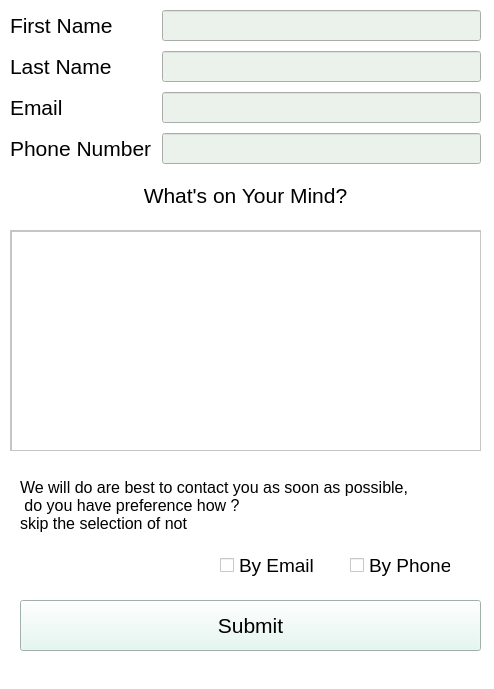
<?xml version="1.0" encoding="UTF-8"?>
<ui version="4.0">
 <class>contactWindow</class>
 <widget class="QMainWindow" name="contactWindow">
  <property name="geometry">
   <rect>
    <x>0</x>
    <y>0</y>
    <width>494</width>
    <height>689</height>
   </rect>
  </property>
  <property name="windowTitle">
   <string>MainWindow</string>
  </property>
  <property name="styleSheet">
   <string notr="true">background-color: white</string>
  </property>
  <widget class="QWidget" name="centralwidget">
   <widget class="QWidget" name="formLayoutWidget">
    <property name="geometry">
     <rect>
      <x>10</x>
      <y>10</y>
      <width>471</width>
      <height>161</height>
     </rect>
    </property>
    <layout class="QFormLayout" name="formLayout">
     <property name="rowWrapPolicy">
      <enum>QFormLayout::WrapLongRows</enum>
     </property>
     <property name="horizontalSpacing">
      <number>10</number>
     </property>
     <property name="verticalSpacing">
      <number>10</number>
     </property>
     <item row="0" column="0">
      <widget class="QLabel" name="label">
       <property name="font">
        <font>
         <pointsize>16</pointsize>
        </font>
       </property>
       <property name="text">
        <string>First Name</string>
       </property>
      </widget>
     </item>
     <item row="0" column="1">
      <widget class="QLineEdit" name="firatNamelLineEdit">
       <property name="font">
        <font>
         <pointsize>14</pointsize>
        </font>
       </property>
       <property name="styleSheet">
        <string notr="true">background-color: rgb(235, 242, 236);</string>
       </property>
      </widget>
     </item>
     <item row="1" column="0">
      <widget class="QLabel" name="label_2">
       <property name="font">
        <font>
         <pointsize>16</pointsize>
        </font>
       </property>
       <property name="text">
        <string>Last Name</string>
       </property>
      </widget>
     </item>
     <item row="1" column="1">
      <widget class="QLineEdit" name="lastNameLineEdit">
       <property name="font">
        <font>
         <pointsize>14</pointsize>
        </font>
       </property>
       <property name="styleSheet">
        <string notr="true">background-color: rgb(235, 242, 236);</string>
       </property>
      </widget>
     </item>
     <item row="2" column="0">
      <widget class="QLabel" name="label_3">
       <property name="font">
        <font>
         <pointsize>16</pointsize>
        </font>
       </property>
       <property name="text">
        <string>Email</string>
       </property>
      </widget>
     </item>
     <item row="2" column="1">
      <widget class="QLineEdit" name="emailLineEdit">
       <property name="font">
        <font>
         <pointsize>14</pointsize>
        </font>
       </property>
       <property name="styleSheet">
        <string notr="true">background-color: rgb(235, 242, 236);</string>
       </property>
      </widget>
     </item>
     <item row="3" column="0">
      <widget class="QLabel" name="label_4">
       <property name="font">
        <font>
         <pointsize>16</pointsize>
        </font>
       </property>
       <property name="text">
        <string>Phone Number</string>
       </property>
      </widget>
     </item>
     <item row="3" column="1">
      <widget class="QLineEdit" name="phoneLineEdit">
       <property name="font">
        <font>
         <pointsize>14</pointsize>
        </font>
       </property>
       <property name="styleSheet">
        <string notr="true">background-color: rgb(235, 242, 236);</string>
       </property>
      </widget>
     </item>
    </layout>
   </widget>
   <widget class="QLabel" name="label_5">
    <property name="geometry">
     <rect>
      <x>10</x>
      <y>180</y>
      <width>471</width>
      <height>31</height>
     </rect>
    </property>
    <property name="font">
     <font>
      <pointsize>16</pointsize>
     </font>
    </property>
    <property name="text">
     <string>What's on Your Mind?</string>
    </property>
    <property name="alignment">
     <set>Qt::AlignCenter</set>
    </property>
   </widget>
   <widget class="QScrollArea" name="scrollArea">
    <property name="geometry">
     <rect>
      <x>10</x>
      <y>230</y>
      <width>471</width>
      <height>221</height>
     </rect>
    </property>
    <property name="widgetResizable">
     <bool>true</bool>
    </property>
    <widget class="QWidget" name="scrollAreaWidgetContents">
     <property name="geometry">
      <rect>
       <x>0</x>
       <y>0</y>
       <width>469</width>
       <height>219</height>
      </rect>
     </property>
     <widget class="QTextEdit" name="textEdit">
      <property name="geometry">
       <rect>
        <x>0</x>
        <y>0</y>
        <width>471</width>
        <height>221</height>
       </rect>
      </property>
     </widget>
    </widget>
   </widget>
   <widget class="QPushButton" name="submitBtn">
    <property name="geometry">
     <rect>
      <x>20</x>
      <y>600</y>
      <width>461</width>
      <height>51</height>
     </rect>
    </property>
    <property name="font">
     <font>
      <pointsize>16</pointsize>
     </font>
    </property>
    <property name="styleSheet">
     <string notr="true">background-color: rgb(225, 247, 240);</string>
    </property>
    <property name="text">
     <string>Submit</string>
    </property>
   </widget>
   <widget class="QLabel" name="label_6">
    <property name="geometry">
     <rect>
      <x>20</x>
      <y>470</y>
      <width>441</width>
      <height>71</height>
     </rect>
    </property>
    <property name="font">
     <font>
      <pointsize>12</pointsize>
     </font>
    </property>
    <property name="text">
     <string>We will do are best to contact you as soon as possible,
 do you have preference how ?
skip the selection of not</string>
    </property>
   </widget>
   <widget class="QCheckBox" name="emailCheckBox">
    <property name="geometry">
     <rect>
      <x>220</x>
      <y>550</y>
      <width>101</width>
      <height>31</height>
     </rect>
    </property>
    <property name="font">
     <font>
      <pointsize>14</pointsize>
     </font>
    </property>
    <property name="text">
     <string>By Email</string>
    </property>
   </widget>
   <widget class="QCheckBox" name="phoneCheckBox">
    <property name="geometry">
     <rect>
      <x>350</x>
      <y>550</y>
      <width>101</width>
      <height>31</height>
     </rect>
    </property>
    <property name="font">
     <font>
      <pointsize>14</pointsize>
     </font>
    </property>
    <property name="text">
     <string>By Phone</string>
    </property>
   </widget>
  </widget>
  <widget class="QStatusBar" name="statusbar"/>
 </widget>
 <resources/>
 <connections/>
</ui>
